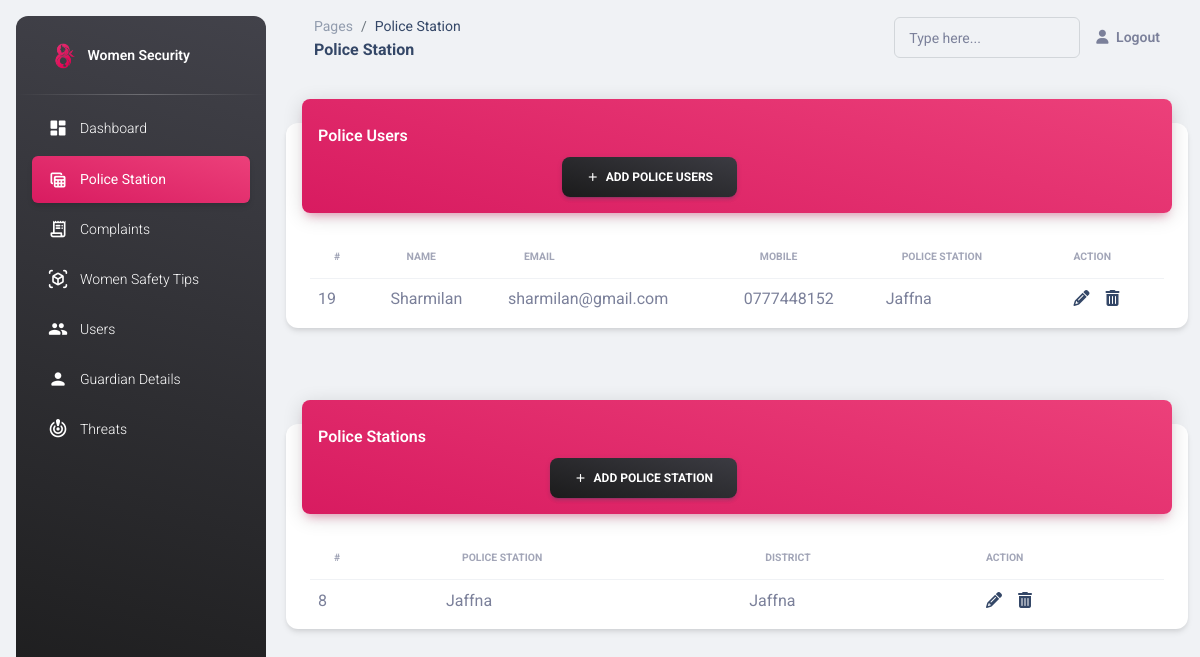
/System/WS/police_station.php (signed in), run on the app's committed database.
### tables this page shows
CREATE TABLE `police_users` (
  `id` int(11) NOT NULL,
  `username` varchar(50) NOT NULL,
  `email` varchar(100) DEFAULT NULL,
  `mobile` varchar(30) NOT NULL,
  `police_station` varchar(50) NOT NULL,
  `password` varchar(100) DEFAULT NULL
);

CREATE TABLE `police_stations` (
  `id` int(11) NOT NULL,
  `police_station` varchar(30) NOT NULL,
  `district` varchar(30) NOT NULL
);

### System/WS/police_station.php (the view, shortened to what this page needs)
<?php
include 'header.php';
?>
<?php include 'sidenav.php'; ?>
<main class="main-content position-relative max-height-vh-100 h-100 border-radius-lg ">
  <nav class="navbar navbar-main navbar-expand-lg px-0 mx-4 shadow-none border-radius-xl" id="navbarBlur" data-scroll="true">
    <div class="container-fluid py-1 px-3">
      <nav aria-label="breadcrumb">
        <ol class="breadcrumb bg-transparent mb-0 pb-0 pt-1 px-0 me-sm-6 me-5">
          <li class="breadcrumb-item text-sm"><a class="opacity-5 text-dark" href="javascript:;">Pages</a></li>
          <li class="breadcrumb-item text-sm text-dark active" aria-current="page">Police Station</li>
        </ol>
        <h6 class="font-weight-bolder mb-0">Police Station</h6>
      </nav>
      <div class="collapse navbar-collapse mt-sm-0 mt-2 me-md-0 me-sm-4" id="navbar">
        <div class="ms-md-auto pe-md-3 d-flex align-items-center">
          <div class="input-group input-group-outline">
            <label class="form-label">Type here...</label>
            <input type="text" class="form-control">
          </div>
        </div>
        <ul class="navbar-nav  justify-content-end">
          <?php if (isset($_SESSION['user_id'])) : ?>
            <li class="nav-item d-flex align-items-center">
              <a href="logout.php" class="nav-link text-body font-weight-bold px-0">
                <i class="fa fa-user me-sm-1"></i>
                <span class="d-sm-inline d-none">Logout</span>
              </a>
            </li>
          <?php endif; ?>
        </ul>
      </div>
    </div>
  </nav>
  <div class="container-fluid py-4">
    <div class="row">
      <div class="col-12">
        <div class="card my-4">
          <div class="card-header p-0 position-relative mt-n4 mx-3 z-index-2">
            <div class="bg-gradient-primary shadow-primary border-radius-lg pt-4 pb-3">
              <h6 class="text-white text-capitalize ps-3">Police Users </h6>
              <div class="col-6 text-end">
                <a class="btn bg-gradient-dark mb-0" href="add_police_user.php"><i class="material-icons text-sm">add</i>&nbsp;&nbsp;Add Police Users</a>
              </div>
            </div>
          </div>
          <div class="card-body pb-2">
            <div class="table-responsive p-0">
              <?php
              require_once "dbcon.php";
              $sql = "SELECT * FROM police_users";
              if ($result = $pdo->query($sql)) {
                if ($result->rowCount() > 0) {
                  echo '<table class="table align-items-center justify-content-center mb-0">';
                  echo "<thead>";
                  echo "<tr>";
                  echo '<th class="text-uppercase text-secondary text-xxs font-weight-bolder opacity-7">#</th>';
                  echo '<th class="text-uppercase text-secondary text-xxs font-weight-bolder opacity-7">Name</th>';
                  echo '<th class="text-uppercase text-secondary text-xxs font-weight-bolder opacity-7">Email</th>';
                  echo '<th class="text-uppercase text-secondary text-xxs font-weight-bolder opacity-7">Mobile</th>';
                  echo '<th class="text-uppercase text-secondary text-xxs font-weight-bolder opacity-7">Police Station</th>';
                  echo '<th class="text-uppercase text-secondary text-xxs font-weight-bolder opacity-7">Action</th>';
                  echo "</tr>";
                  echo "</thead>";
                  echo "<tbody>";
                  while ($row = $result->fetch()) {
                    echo "<tr>";
                    echo "<tr>";
                    echo "<td>" . $row['id'] . "</td>";
                    echo "<td>" . $row['username'] . "</td>";
                    echo "<td>" . $row['email'] . "</td>";
                    echo "<td>" . $row['mobile'] . "</td>";
                    echo "<td>" . $row['police_station'] . "</td>";
                    echo "<td>";
                    echo '<a href="police_user_update.php?id=' . $row['id'] . '" class="px-3" title="Update Record" data-toggle="tooltip"><span class="fa fa-pencil"></span></a>';
                    echo '<a href="police_user_delete.php?id=' . $row['id'] . '" title="Delete Record" data-toggle="tooltip"><span class="fa fa-trash"></span></a>';
                    echo "</td>";
                    echo "</tr>";
                  }
                  echo "</tbody>";
                  echo "</table>";
                } else {
                  echo '<div class="alert alert-danger"><em>No records were found.</em></div>';
                }
              } else {
                echo "Oops! Something went wrong. Please try again later.";
              }
              ?>
            </div>
          </div>
        </div>
      </div>
    </div>
  </div>
  <div class="container-fluid py-4">
    <div class="row">
      <div class="col-12">
        <div class="card my-4">
          <div class="card-header p-0 position-relative mt-n4 mx-3 z-index-2">
            <div class="bg-gradient-primary shadow-primary border-radius-lg pt-4 pb-3">
              <h6 class="text-white text-capitalize ps-3">Police Stations</h6>
              <div class="col-6 text-end">
                <a class="btn bg-gradient-dark mb-0" href="add_police_station.php"><i class="material-icons text-sm">add</i>&nbsp;&nbsp;Add Police Station</a>
              </div>
            </div>
          </div>
          <div class="card-body pb-2">
            <div class="table-responsive p-0">
              <?php
              require_once "dbcon.php";
              $sql_station = "SELECT * FROM police_stations";
              if ($result_station = $pdo->query($sql_station)) {
                if ($result_station->rowCount() > 0) {
                  echo '<table class="table align-items-center justify-content-center mb-0">';
                  echo "<thead>";
                  echo "<tr>";
                  echo '<th class="text-uppercase text-secondary text-xxs font-weight-bolder opacity-7">#</th>';
                  echo '<th class="text-uppercase text-secondary text-xxs font-weight-bolder opacity-7">Police Station</th>';
                  echo '<th class="text-uppercase text-secondary text-xxs font-weight-bolder opacity-7">District</th>';
                  echo '<th class="text-uppercase text-secondary text-xxs font-weight-bolder opacity-7">Action</th>';
                  echo "</tr>";
                  echo "</thead>";
                  echo "<tbody>";
                  while ($row = $result_station->fetch()) {
                    echo "<tr>";
                    echo "<tr>";
                    echo "<td>" . $row['id'] . "</td>";
                    echo "<td>" . $row['police_station'] . "</td>";
                    echo "<td>" . $row['district'] . "</td>";
                    echo "<td>";
                    echo '<a href="police_station_update.php?id=' . $row['id'] . '" class="px-3" title="Update Record" data-toggle="tooltip"><span class="fa fa-pencil"></span></a>';
                    echo '<a href="police_station_delete.php?id=' . $row['id'] . '" title="Delete Record" data-toggle="tooltip"><span class="fa fa-trash"></span></a>';
                    echo "</td>";
                    echo "</tr>";
                  }
                  echo "</tbody>";
                  echo "</table>";
                } else {
                  echo '<div class="alert alert-danger"><em>No records were found.</em></div>';
                }
              } else {
                echo "Oops! Something went wrong. Please try again later.";
              }
              ?>
            </div>
          </div>
        </div>
      </div>
    </div>
  </div>
</main>
<?php include 'footer.php'; ?>

### data on the page
police_users: id "19", username "Sharmilan", email "sharmilan@gmail.com", mobile "0777448152", police_station "Jaffna"
police_stations: id "8", police_station "Jaffna", district "Jaffna"
